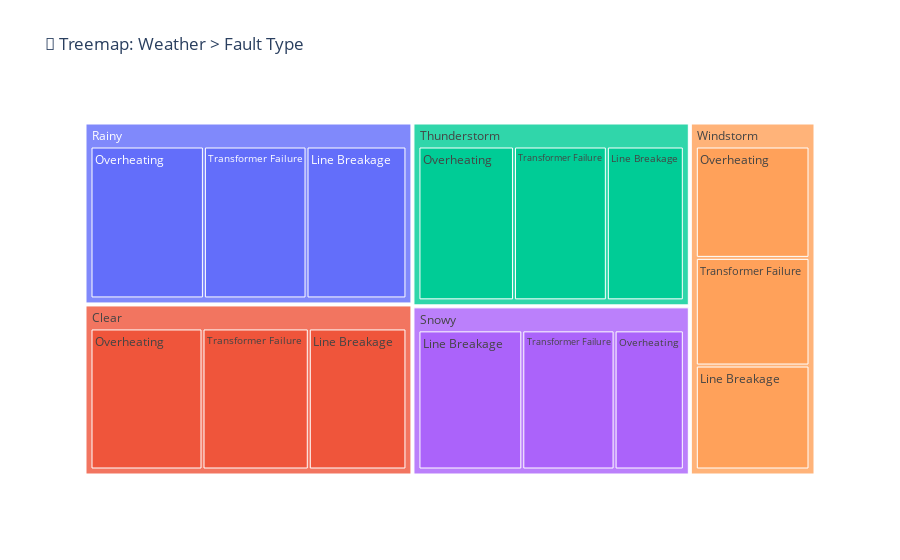

The notebook cell this image was saved under:
### Code cell
fig = px.treemap(df, path=['Weather Condition', 'Fault Type'], title='🌲 Treemap: Weather > Fault Type')
fig.show()

### Figure 1 — Plotly figure (JSON) as saved in the notebook; plotly's stock layout.template omitted (floating-point values rounded to 4 significant figures)
{"data": [{"branchvalues": "total", "domain": {"x": [0, 1], "y": [0, 1]}, "hovertemplate": "labels=%{label}<br>count=%{value}<br>parent=%{parent}<br>id=%{id}<extra></extra>", "ids": ["Clear/Line Breakage", "Rainy/Transformer Failure", "Windstorm/Overheating", "Snowy/Transformer Failure", "Thunderstorm/Overheating", "Snowy/Line Breakage", "Rainy/Line Breakage", "Clear/Overheating", "Clear/Transformer Failure", "Rainy/Overheating", "Thunderstorm/Line Breakage", "Thunderstorm/Transformer Failure", "Windstorm/Line Breakage", "Snowy/Overheating", "Windstorm/Transformer Failure", "Clear", "Rainy", "Windstorm", "Snowy", "Thunderstorm"], "labels": ["Line Breakage", "Transformer Failure", "Overheating", "Transformer Failure", "Overheating", "Line Breakage", "Line Breakage", "Overheating", "Transformer Failure", "Overheating", "Line Breakage", "Transformer Failure", "Line Breakage", "Overheating", "Transformer Failure", "Clear", "Rainy", "Windstorm", "Snowy", "Thunderstorm"], "name": "", "parents": ["Clear", "Rainy", "Windstorm", "Snowy", "Thunderstorm", "Snowy", "Rainy", "Clear", "Clear", "Rainy", "Thunderstorm", "Thunderstorm", "Windstorm", "Snowy", "Windstorm", "", "", "", "", ""], "type": "treemap", "values": [34, 38, 30, 32, 36, 36, 37, 39, 37, 42, 29, 35, 28, 24, 29, 110, 117, 87, 92, 100]}], "layout": {"legend": {"tracegroupgap": 0}, "title": {"text": "🌲 Treemap: Weather > Fault Type"}}}
